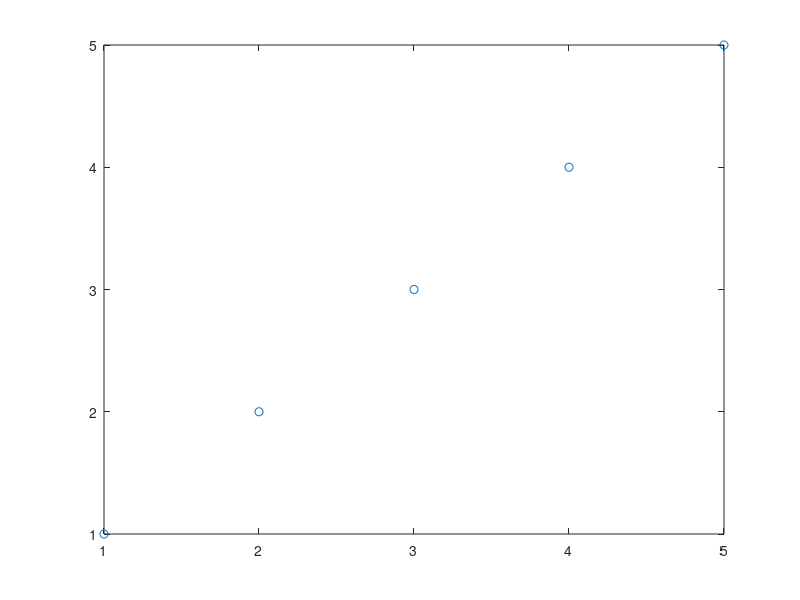
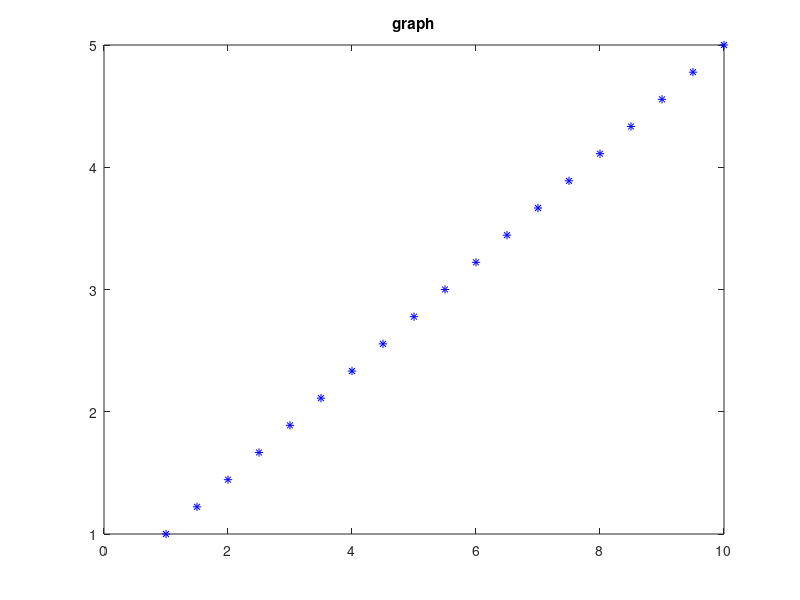

Write MATLAB code to recreate these figures, in order. (Note: this script raises an error after producing the figures.)
%% Digital Image Processing

% 주석처리: ctrl+R
% 주석해제: ctrl+T
% 세미콜론(;) 안쓰면 결과 명령창에 출력됨
% 모르는 명령어 나오면 help

%% 0. clear all; clc; close all;
clc; % clean screen
clear a; % 작업공간 안의 변수 a를 지움
clear all; % 작업공간 안의 모든 변수를 지움
close all; % 멀리 있는 모든 figure를 닫음

%% 1. Data Type
a=1;
class(a) % 'double'=실수
b=int64(32);
class(b) % 'int64'=8바이트(64비트)의 부호 있는 정수
c='matlab';
class(c) % 'char'=문자

%% 2. Variables
a=pi; % 3.1416
b=4;
a+b; % 7.1416
a-b; % -0.8584
a^2; % 9.8696
a*b; % 12.5664
a/b; % 0.7854

%% 3. List
a1=1:5;
a2=1:0.5:10; % start:step:end
a2(1) % 1
a2(19) % 10
a2(end) % 10

b1=linspace(1,5,5); % a1과 같음
b2=linspace(1,5,19);  % 1부터 5까지 19로 쪼개기

[x,y]=meshgrid(0:5, 0:5); % 2차원 배열
% x는 0 1 2 3 4 5 이렇게 가로로 1씩 늘어나는 6*6 행렬
% y는 세로 열별로 1씩 늘어나는 6*6 행렬

v=[1 3 5 7 9];
w=v'; % transpose
v(3:end) % 5 7 9
v(1:2:end) % 1 5 9
v(end:-2:1) % 9 5 1
v([1 4 5]) % 1 7 9

%% 4. Plot
figure; plot(a1,b1,'o')

figure;
plot(a2, b2, 'b*'); title('graph'); % length(a2)와 length(b2) 차원이 달라 ERROR

% figure;
% plot(a1, b2) % 위와 마찬가지로 ERROR
length(a1) % 5
length(b2) % 19

%% 5. Matrix
f=[1 2 3; 4 5 6];
size(f) % 2 3
length(f) % 3 = size중 가장 큰 값

A=[1 2 3 4 5; 6:10; 11:15; 16:20; 21:25];
B=zeros(size(A));
C=ones(size(A)+3); % 열과 행 모두 3개 늘어남

AA=A(:); % A를 컬럼별로 주르륵 이어붙인 벡터화
A(17); % 9
A(1:2, :); % 특정 행 불러오기
A(:, 2:2:end); % 짝수열 불러오기
B(1, 4:5)=10; % 특정 원소 바꾸기

%% 6. Matrix Operation
B=eye(5)*100; % identity matrix

A+B;
A*B; % matrix multiplication
A.*B; % componentwise multiplication
A^2; % A*A
A.^2; % componentwise square
A/B; % A*inv(B)
A./B; % A(i, j)/B(i, j)
A\B; % inv(A)*B
A.\B; % B(i, j)/A(i, j)

%% 7. Some Important Standard Arrays
M=5; N=3;

C=magic(M); % colum sun과 row sum이 동일한 M*M 행렬
sum(C) % colum sum, sum(C,1)과 같음
sum(C, 2) % row sum
trace(C);

max(C) % column max
max(C,[],2) % row max
max(C,[],'all') % total max
max(A,B); % 비교해서 max값 포함시켜 반환함 (여기서는 5*5 행렬로)
min(C) % column min

rand(M, N) % (0,1)에서의 난수 M*N 행렬
randn(M, N) % 정규분포

%% 8. Relational Operators
A=[1:3; 4:6; 7:9];
B=[0 2 4; 3 5 6; 3 4 9];
A==B; % 3*3 logical 행렬, 각 원소가 참이면 1/거짓이면 0 반환함
A>=B; % 3*3 logical 행렬
